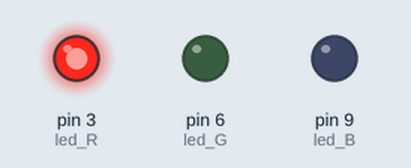
This sketch was run on a simulated Arduino Uno, built with avr-gcc and run on an emulated ATmega328P. Shown: output pins drawn as LEDs (lit = HIGH).

Above: at 0.5 s.
At 1.5 s:
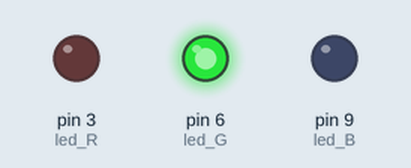
At 5.5 s:
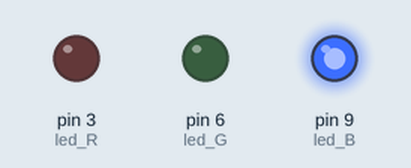
Timing chart, 0 to 6.9 s (numbered marks = the images above):
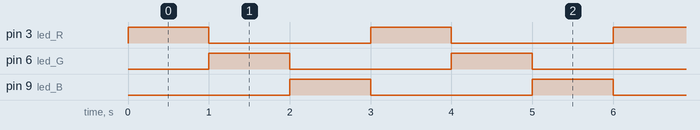

The sketch:

arduino_led-TEST.ino
```cpp
int led_R = 3;
int led_G = 6;
int led_B = 9;

void setup() {
  // put your setup code here, to run once:
  pinMode(led_R, OUTPUT);
  pinMode(led_G, OUTPUT);
  pinMode(led_B, OUTPUT);
}

void loop() {
  // put your main code here, to run repeatedly:
  digitalWrite(led_R, HIGH);
  digitalWrite(led_G, LOW);
  digitalWrite(led_B, LOW);
  delay(1000);
  digitalWrite(led_R, LOW);
  digitalWrite(led_G, HIGH);
  digitalWrite(led_B, LOW);
  delay(1000);
  digitalWrite(led_R, LOW);
  digitalWrite(led_G, LOW);
  digitalWrite(led_B, HIGH);
  delay(1000);
}
```

Measured:
- by itself, pin 3 (led_R), pin 6 (led_G), pin 9 (led_B): alternates HIGH for 1.0 s and LOW for 2.0 s
- by itself, everything shown: repeats every 3.0 s, in 3 steps
